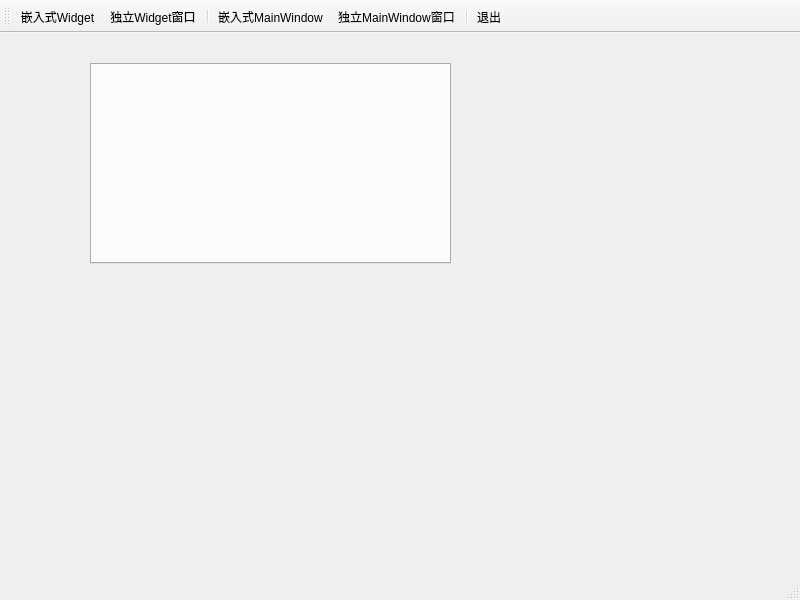
<?xml version="1.0" encoding="UTF-8"?>
<ui version="4.0">
 <class>MainWindow</class>
 <widget class="QMainWindow" name="MainWindow">
  <property name="geometry">
   <rect>
    <x>0</x>
    <y>0</y>
    <width>800</width>
    <height>600</height>
   </rect>
  </property>
  <property name="windowTitle">
   <string>MainWindow</string>
  </property>
  <widget class="QWidget" name="centralwidget">
   <widget class="QTabWidget" name="tabWidget">
    <property name="geometry">
     <rect>
      <x>90</x>
      <y>30</y>
      <width>361</width>
      <height>201</height>
     </rect>
    </property>
    <property name="currentIndex">
     <number>-1</number>
    </property>
   </widget>
  </widget>
  <widget class="QMenuBar" name="menubar">
   <property name="geometry">
    <rect>
     <x>0</x>
     <y>0</y>
     <width>800</width>
     <height>23</height>
    </rect>
   </property>
  </widget>
  <widget class="QStatusBar" name="statusbar"/>
  <widget class="QToolBar" name="mainToolBar">
   <property name="windowTitle">
    <string>toolBar</string>
   </property>
   <property name="toolButtonStyle">
    <enum>Qt::ToolButtonTextUnderIcon</enum>
   </property>
   <attribute name="toolBarArea">
    <enum>TopToolBarArea</enum>
   </attribute>
   <attribute name="toolBarBreak">
    <bool>false</bool>
   </attribute>
   <addaction name="actWidgetInsite"/>
   <addaction name="actWidget"/>
   <addaction name="separator"/>
   <addaction name="actWindowInsite"/>
   <addaction name="actWindow"/>
   <addaction name="separator"/>
   <addaction name="actQuit"/>
  </widget>
  <action name="actWindowInsite">
   <property name="icon">
    <iconset resource="res.qrc">
     <normaloff>:/images/images/2.ico</normaloff>:/images/images/2.ico</iconset>
   </property>
   <property name="text">
    <string>嵌入式MainWindow</string>
   </property>
   <property name="toolTip">
    <string>嵌入式MainWindow</string>
   </property>
  </action>
  <action name="actWidgetInsite">
   <property name="icon">
    <iconset resource="res.qrc">
     <normaloff>:/images/images/100.bmp</normaloff>:/images/images/100.bmp</iconset>
   </property>
   <property name="text">
    <string>嵌入式Widget</string>
   </property>
   <property name="toolTip">
    <string>Widget嵌入式窗体</string>
   </property>
  </action>
  <action name="actQuit">
   <property name="icon">
    <iconset resource="res.qrc">
     <normaloff>:/images/images/132.bmp</normaloff>:/images/images/132.bmp</iconset>
   </property>
   <property name="text">
    <string>退出</string>
   </property>
   <property name="toolTip">
    <string>退出本系统</string>
   </property>
  </action>
  <action name="actDoc_Open">
   <property name="icon">
    <iconset resource="res.qrc">
     <normaloff>:/images/images/122.bmp</normaloff>:/images/images/122.bmp</iconset>
   </property>
   <property name="text">
    <string>打开文档</string>
   </property>
   <property name="toolTip">
    <string>打开文档</string>
   </property>
  </action>
  <action name="actWindow">
   <property name="icon">
    <iconset resource="res.qrc">
     <normaloff>:/images/images/3.ico</normaloff>:/images/images/3.ico</iconset>
   </property>
   <property name="text">
    <string>独立MainWindow窗口</string>
   </property>
   <property name="toolTip">
    <string>独立MainWindow窗口</string>
   </property>
  </action>
  <action name="actWidget">
   <property name="icon">
    <iconset resource="res.qrc">
     <normaloff>:/images/images/804.bmp</normaloff>:/images/images/804.bmp</iconset>
   </property>
   <property name="text">
    <string>独立Widget窗口</string>
   </property>
   <property name="toolTip">
    <string>新建Widget独立窗口</string>
   </property>
  </action>
 </widget>
 <resources>
  <include location="res.qrc"/>
 </resources>
 <connections/>
</ui>
